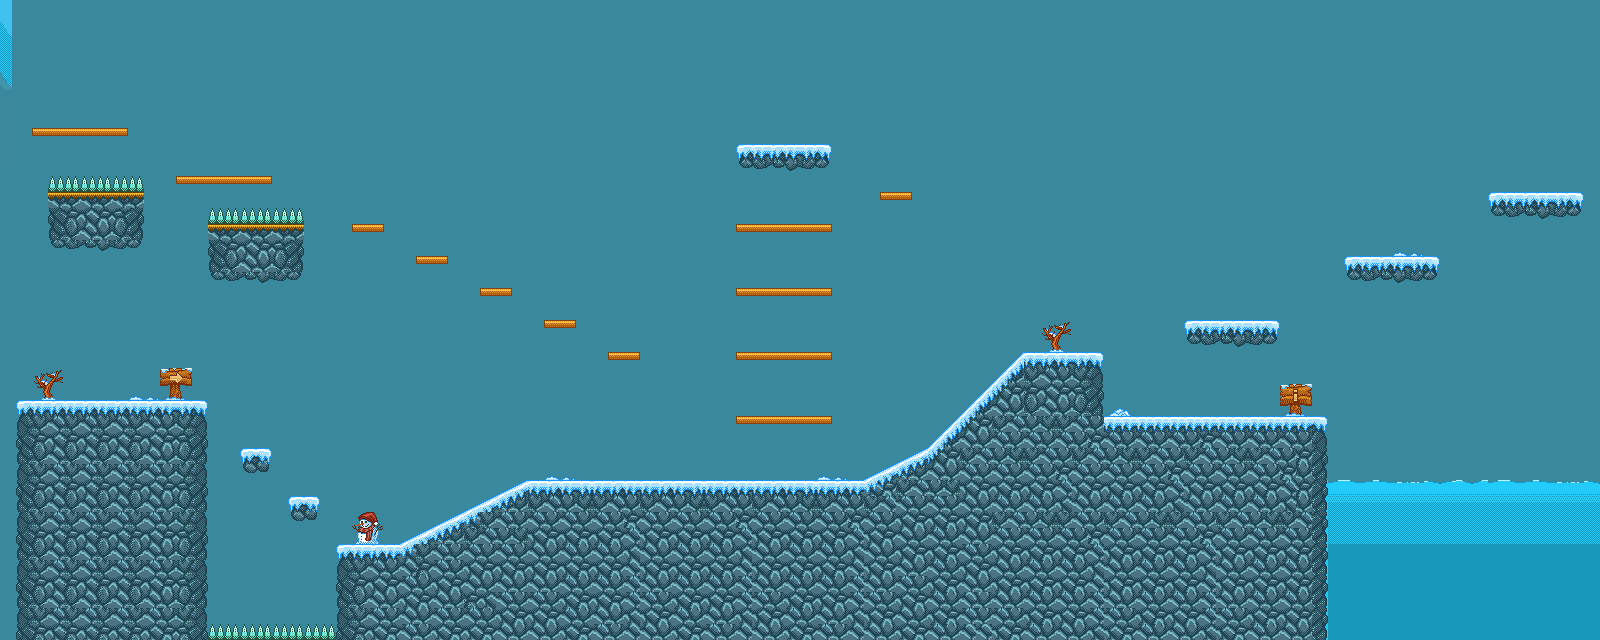

This is a level from a 2D game, rendered from its Tiled map with the project's own tilesets. A one-line summary and the map file follow, with tile-layer data summarised:
An orthogonal 100x40 tile map with 16x16 px tiles, 2 tile layers (Ground, Ground Decoration), 2 tilesets, 1 image layer and 30 objects (29x Coin, PlayerSpawn).

<map version="1.9" tiledversion="1.9.0" orientation="orthogonal" renderorder="right-down" width="100" height="40" tilewidth="16" tileheight="16" infinite="0" backgroundcolor="#3a889e" nextlayerid="12" nextobjectid="52">
 <tileset firstgid="1" name="level_standard_tileset" tilewidth="16" tileheight="16" tilecount="640" columns="32">
  <image source="../images/level_standard_tileset.png" width="512" height="320" />
 </tileset>
 <tileset firstgid="641" name="level_ice_tileset" tilewidth="16" tileheight="16" tilecount="640" columns="32">
  <image source="../images/level_ice_tileset.png" width="512" height="320" />
  <tile id="194" class="Hazard">
   <properties>
    <property name="Damage" type="int" value="10" />
   </properties>
  </tile>
  <tile id="195" class="Hazard">
   <properties>
    <property name="Damage" type="int" value="10" />
   </properties>
  </tile>
  <tile id="260" class="Slope">
   <properties>
    <property name="LeftTop" type="int" value="0" />
    <property name="RightTop" type="int" value="8" />
   </properties>
  </tile>
  <tile id="261" class="Slope">
   <properties>
    <property name="LeftTop" type="int" value="8" />
    <property name="RightTop" type="int" value="16" />
   </properties>
  </tile>
  <tile id="268" class="Slope">
   <properties>
    <property name="LeftTop" type="int" value="16" />
    <property name="RightTop" type="int" value="8" />
   </properties>
  </tile>
  <tile id="269" class="Slope">
   <properties>
    <property name="LeftTop" type="int" value="8" />
    <property name="RightTop" type="int" value="0" />
   </properties>
  </tile>
  <tile id="290" class="Slope">
   <properties>
    <property name="LeftTop" type="int" value="0" />
    <property name="RightTop" type="int" value="8" />
   </properties>
  </tile>
  <tile id="291" class="Slope">
   <properties>
    <property name="LeftTop" type="int" value="8" />
    <property name="RightTop" type="int" value="16" />
   </properties>
  </tile>
  <tile id="302" class="Slope">
   <properties>
    <property name="LeftTop" type="int" value="16" />
    <property name="RightTop" type="int" value="8" />
   </properties>
  </tile>
  <tile id="303" class="Slope">
   <properties>
    <property name="LeftTop" type="int" value="8" />
    <property name="RightTop" type="int" value="0" />
   </properties>
  </tile>
  <tile id="325" class="Slope">
   <properties>
    <property name="LeftTop" type="int" value="0" />
    <property name="RightTop" type="int" value="16" />
   </properties>
  </tile>
  <tile id="332" class="Slope">
   <properties>
    <property name="LeftTop" type="int" value="16" />
    <property name="RightTop" type="int" value="0" />
   </properties>
  </tile>
  <tile id="356" class="Slope">
   <properties>
    <property name="LeftTop" type="int" value="0" />
    <property name="RightTop" type="int" value="16" />
   </properties>
  </tile>
  <tile id="365" class="Slope">
   <properties>
    <property name="LeftTop" type="int" value="16" />
    <property name="RightTop" type="int" value="0" />
   </properties>
  </tile>
  <tile id="514" class="Platform" />
  <tile id="515" class="Platform" />
  <tile id="516" class="Platform" />
  <tile id="517" class="Platform" />
  <tile id="518" class="Platform" />
  <tile id="519" class="Platform" />
  <tile id="522" class="Platform" />
  <tile id="523" class="Platform" />
 </tileset>
 <imagelayer id="7" name="Sky" offsetx="-500" offsety="-135" parallaxx="0.4" parallaxy="0.4" repeatx="1">
  <image source="../images/repeatable_background.png" width="512" height="303" />
 </imagelayer>
 <layer id="8" name="Ground" width="100" height="40">
  <data>[4000 cells, 1079 non-empty, 70 distinct tile ids]</data>
 </layer>
 <layer id="9" name="Ground Decoration" width="100" height="40">
  <data>[4000 cells, 200 non-empty, 48 distinct tile ids]</data>
 </layer>
 <objectgroup id="3" name="AnimatedCoins">
  <object id="5" class="Coin" x="416" y="512">
   <ellipse />
  </object>
  <object id="7" class="Coin" x="480" y="480">
   <ellipse />
  </object>
  <object id="14" class="Coin" x="256" y="432">
   <ellipse />
  </object>
  <object id="16" class="Coin" x="304" y="480">
   <ellipse />
  </object>
  <object id="17" class="Coin" x="800" y="400">
   <ellipse />
  </object>
  <object id="18" class="Coin" x="768" y="400">
   <ellipse />
  </object>
  <object id="21" class="Coin" x="1216" y="304">
   <ellipse />
  </object>
  <object id="22" class="Coin" x="1248" y="304">
   <ellipse />
  </object>
  <object id="23" class="Coin" x="1376" y="240">
   <ellipse />
  </object>
  <object id="24" class="Coin" x="1408" y="240">
   <ellipse />
  </object>
  <object id="25" class="Coin" x="48" y="112">
   <ellipse />
  </object>
  <object id="26" class="Coin" x="80" y="112">
   <ellipse />
  </object>
  <object id="27" class="Coin" x="112" y="112">
   <ellipse />
  </object>
  <object id="29" class="Coin" x="64" y="80">
   <ellipse />
  </object>
  <object id="30" class="Coin" x="96" y="80">
   <ellipse />
  </object>
  <object id="31" class="Coin" x="192" y="160">
   <ellipse />
  </object>
  <object id="32" class="Coin" x="224" y="160">
   <ellipse />
  </object>
  <object id="33" class="Coin" x="256" y="160">
   <ellipse />
  </object>
  <object id="34" class="Coin" x="240" y="128">
   <ellipse />
  </object>
  <object id="35" class="Coin" x="208" y="128">
   <ellipse />
  </object>
  <object id="36" class="Coin" x="224" y="96">
   <ellipse />
  </object>
  <object id="37" class="Coin" x="80" y="48">
   <ellipse />
  </object>
  <object id="38" class="Coin" x="768" y="128">
   <ellipse />
  </object>
  <object id="39" class="Coin" x="800" y="128">
   <ellipse />
  </object>
  <object id="40" class="Coin" x="752" y="96">
   <ellipse />
  </object>
  <object id="41" class="Coin" x="784" y="96">
   <ellipse />
  </object>
  <object id="42" class="Coin" x="816" y="96">
   <ellipse />
  </object>
  <object id="43" class="Coin" x="800" y="64">
   <ellipse />
  </object>
  <object id="44" class="Coin" x="768" y="64">
   <ellipse />
  </object>
 </objectgroup>
 <objectgroup id="10" name="Metadata">
  <object id="19" name="Spawn" class="PlayerSpawn" x="96" y="400">
   <point />
  </object>
 </objectgroup>
</map>
